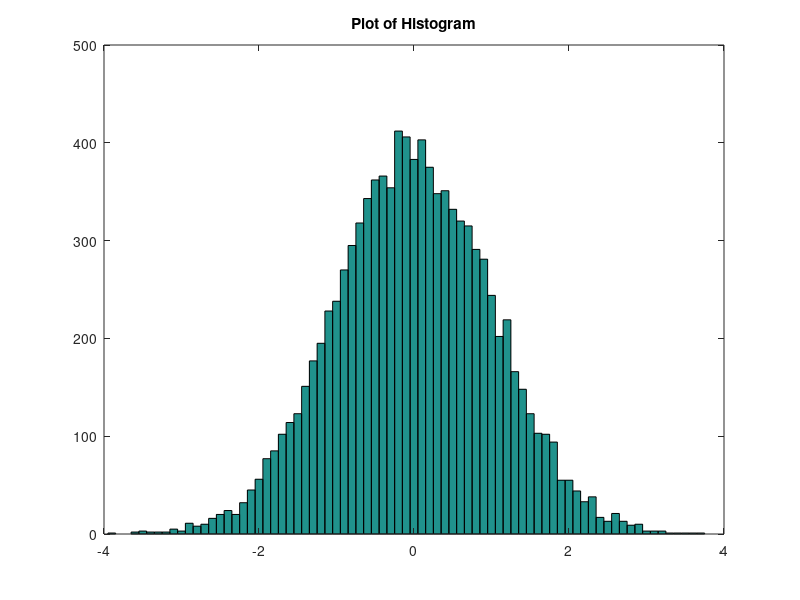

This figure's MATLAB source:
% Author: Manoj Kumar
% Roll no. 16/CS/010




x = -3.9:0.1:3.9;
y = randn(10000,1);
hist(y,x);
title("Plot of Histogram");